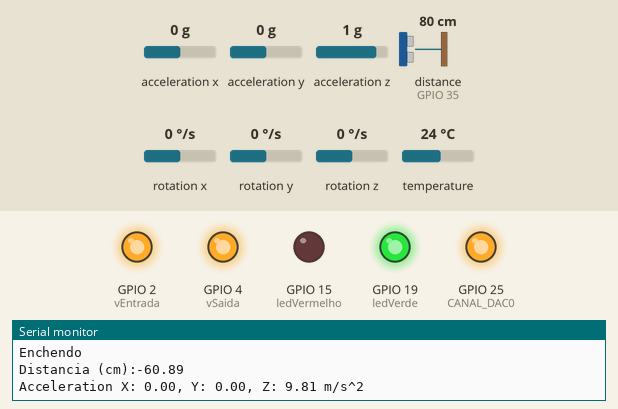
A sketch run on a simulated ESP32. On the bench: output pins drawn as LEDs (lit = HIGH), the last lines printed to the serial monitor. Wiring (inferred from the names in the program): ultrasonic range finder: trigger GPIO 18; echo GPIO 35. The inputs (shaded band) are chosen by the test bench; at power-on: acceleration y 0 g, distance to the obstacle (sensor on GPIO 35) 80 cm, acceleration x 0 g, acceleration z 1 g, rotation x 0 °/s, rotation y 0 °/s, rotation z 0 °/s, temperature 24 °C. The echo pulse lasts 58.3 µs per cm; pins used as bus, display or sensor lines are not drawn.

Above: at 1.3 s.
1.4 s: acceleration y set to -0.4 g
At 5.0 s:
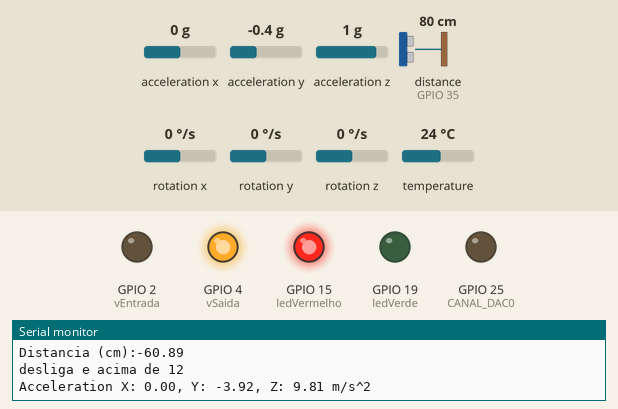
5.5 s: acceleration y set to 0.8 g
At 9.3 s:
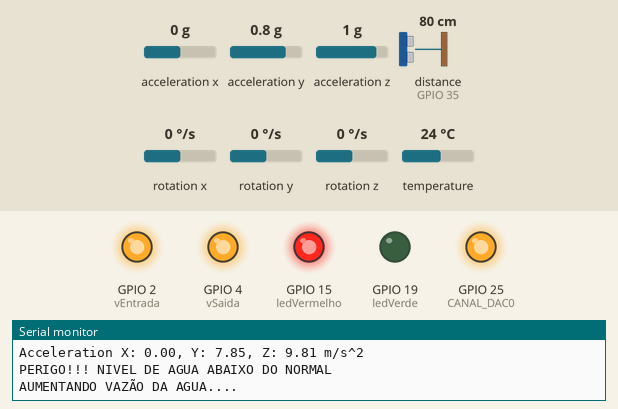
9.6 s: acceleration y set to 0.3 g
13.7 s: acceleration y set to 0 g
At 15.7 s:
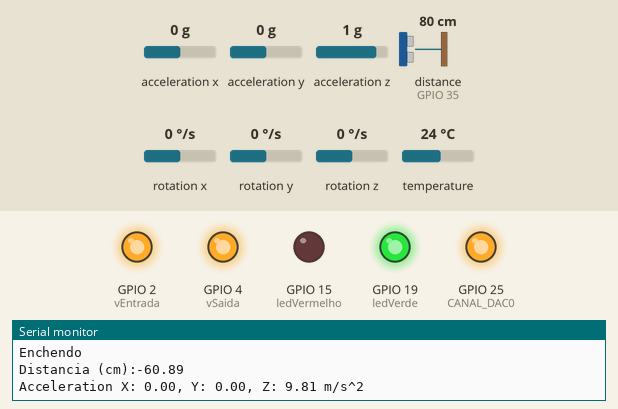
16.7 s: distance to the obstacle (sensor on GPIO 35) set to 4 cm
20.8 s: distance to the obstacle (sensor on GPIO 35) set to 2 cm
At 25.5 s:
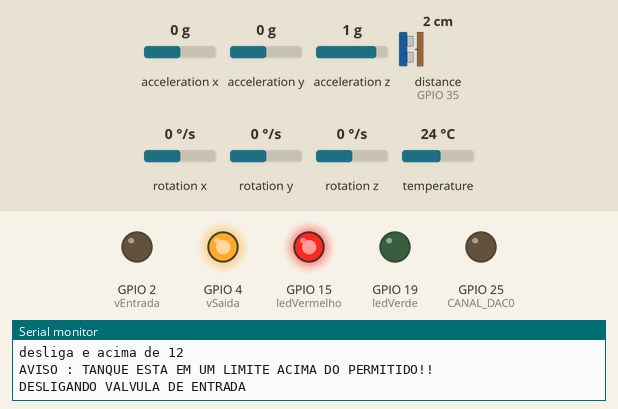
Timing chart, 0 to 25.9 s (numbered marks = the images above; inputs shaded):
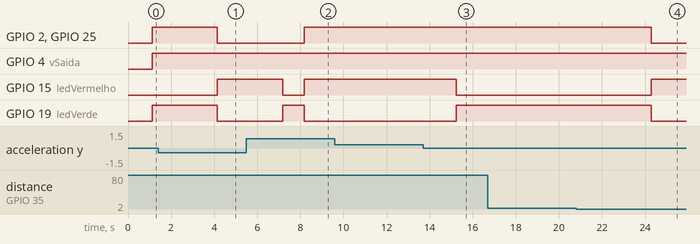

Measured:
- the behaviour switches between -0.2 and -0.3 g on acceleration y (found by bisection; images 0 and 1)
- the behaviour switches between 0.2 and 0.1 g on acceleration y (found by bisection; images 2 and 3)
- the behaviour switches between 3 and 2 cm on distance to the obstacle (sensor on GPIO 35) (found by bisection; images 3 and 4)
- after the input at 1.4 s, GPIO 2 (vEntrada), GPIO 19 (ledVerde), GPIO 25 (CANAL_DAC0): HIGH → LOW after 2.7 s; GPIO 15 (ledVermelho): LOW → HIGH after 2.7 s
- after the input at 5.5 s, GPIO 2 (vEntrada), GPIO 25 (CANAL_DAC0): LOW → HIGH after 2.7 s; GPIO 15 (ledVermelho): HIGH → LOW after 1.7 s, → HIGH 1.0 s later; GPIO 19 (ledVerde): LOW → HIGH after 1.7 s, → LOW 1.0 s later
- after the input at 13.7 s, GPIO 15 (ledVermelho): HIGH → LOW after 1.5 s; GPIO 19 (ledVerde): LOW → HIGH after 1.5 s
- after the input at 20.8 s, GPIO 2 (vEntrada), GPIO 19 (ledVerde), GPIO 25 (CANAL_DAC0): HIGH → LOW after 3.5 s; GPIO 15 (ledVermelho): LOW → HIGH after 3.5 s

The sketch:

Waterl-Level_Controlc.ino
```cpp
#include <Adafruit_MPU6050.h>
#include <Adafruit_Sensor.h>
#include <Wire.h>

Adafruit_MPU6050 mpu;
#define CANAL_DAC0 25

int ledVerde = 19;
int ledVermelho = 15;
int vEntrada = 2;
int vSaida = 4;
int trigPin = 18;
int echoPin = 35;
long duration;
float distanceCm;


#define SOUND_SPEED 0.034

void sensorDist() {
  digitalWrite(trigPin, LOW);
  delayMicroseconds(2);
  digitalWrite(trigPin, HIGH);
  delayMicroseconds(10);
  digitalWrite(trigPin, LOW);
  duration = pulseIn(echoPin, HIGH);
  distanceCm = (18.4) - (duration * SOUND_SPEED / 2);
  Serial.print("Distancia (cm):");
  Serial.println(distanceCm);
}

void acelerometroMedi() {
  sensors_event_t a, g, temp;
  mpu.getEvent(&a, &g, &temp);
  Serial.print("Acceleration X: ");
  Serial.print(a.acceleration.x);
  Serial.print(", Y: ");
  Serial.print(a.acceleration.y);
  Serial.print(", Z: ");
  Serial.print(a.acceleration.z);
  Serial.println(" m/s^2");

  Serial.println("");
  delay(1000);
}

void setup(void) {
  Serial.begin(115200);
  // Inisialisasi ledPin
  pinMode (ledVerde, OUTPUT);
  pinMode (ledVermelho, OUTPUT);
  pinMode (vEntrada, OUTPUT);
  pinMode(vSaida, OUTPUT);
  pinMode(trigPin, OUTPUT);
  pinMode(echoPin, INPUT);

  while (!Serial)
    delay(10);
  Serial.println("Adafruit MPU6050 test!");

  if (!mpu.begin()) {
    Serial.println("Failed to find MPU6050 chip");
    while (1) {
      delay(10);
    }
  }
  Serial.println("MPU6050 Found!");

  mpu.setAccelerometerRange(MPU6050_RANGE_8_G);
  Serial.print("Accelerometer range set to: ");
  switch (mpu.getAccelerometerRange()) {
    case MPU6050_RANGE_2_G:
      Serial.println("+-2G");
      break;
    case MPU6050_RANGE_4_G:
      Serial.println("+-4G");
      break;
    case MPU6050_RANGE_8_G:
      Serial.println("+-8G");
      break;
    case MPU6050_RANGE_16_G:
      Serial.println("+-16G");
      break;
  }

  mpu.setGyroRange(MPU6050_RANGE_500_DEG);
  Serial.print("Gyro range set to: ");
  switch (mpu.getGyroRange()) {
    case MPU6050_RANGE_250_DEG:
      Serial.println("+- 250 deg/s");
      break;
    case MPU6050_RANGE_500_DEG:
      Serial.println("+- 500 deg/s");
      break;
    case MPU6050_RANGE_1000_DEG:
      Serial.println("+- 1000 deg/s");
      break;
    case MPU6050_RANGE_2000_DEG:
      Serial.println("+- 2000 deg/s");
      break;
  }

  mpu.setFilterBandwidth(MPU6050_BAND_5_HZ);
  Serial.print("Filter bandwidth set to: ");
  switch (mpu.getFilterBandwidth()) {
    case MPU6050_BAND_260_HZ:
      Serial.println("260 Hz");
      break;
    case MPU6050_BAND_184_HZ:
      Serial.println("184 Hz");
      break;
    case MPU6050_BAND_94_HZ:
      Serial.println("94 Hz");
      break;
    case MPU6050_BAND_44_HZ:
      Serial.println("44 Hz");
      break;
    case MPU6050_BAND_21_HZ:
      Serial.println("21 Hz");
      break;
    case MPU6050_BAND_10_HZ:
      Serial.println("10 Hz");
      break;
    case MPU6050_BAND_5_HZ:
      Serial.println("5 Hz");
      break;
  }

  Serial.println("");
  delay(100);
}

void loop() {
  int controle = 0;

  while (controle == 0) {
    int aux = 0;

    sensors_event_t a, g, temp;
    mpu.getEvent(&a, &g, &temp);
    sensorDist();
    acelerometroMedi();

    if (a.acceleration.y >= 5.5) {
      Serial.println("PERIGO!!! NIVEL DE AGUA ABAIXO DO NORMAL");
      digitalWrite(ledVerde, LOW);
      digitalWrite(ledVermelho, HIGH);
      digitalWrite(vSaida, HIGH);
      digitalWrite(vEntrada, HIGH);
      Serial.println("AUMENTANDO VAZÃO DA AGUA....");
      dacWrite(CANAL_DAC0, 255);
      delay(2000);
    }
    sensor_t();

    if (a.acceleration.y <= -4.5) {
      Serial.println("AVISO : TANQUE ESTA EM UM LIMITE ACIMA DO PERMITIDO!!");
      Serial.println("DESLIGANDO VALVULA DE ENTRADA");
      dacWrite(CANAL_DAC0, 0);
      digitalWrite(ledVerde, LOW);
      digitalWrite(ledVermelho, HIGH);
      digitalWrite(vSaida, HIGH);
      digitalWrite(vEntrada, LOW);
      delay(2000);
    }
    sensor_t();

    if (a.acceleration.y < 5.5 && a.acceleration.y > 1.6) {
      digitalWrite(ledVerde, LOW);
      digitalWrite(ledVermelho, HIGH);
      digitalWrite(vEntrada, HIGH);
      digitalWrite(vSaida, HIGH);
      Serial.println("enchendo");
      dacWrite(CANAL_DAC0, 255);
    }
    sensor_t();

    if (a.acceleration.y <= 1.6 && a.acceleration.y > -2.65) {
      digitalWrite(ledVerde, HIGH);
      digitalWrite(ledVermelho, LOW);
      digitalWrite(vSaida, HIGH);
      digitalWrite(vEntrada, HIGH);
      Serial.println("Enchendo");
      dacWrite(CANAL_DAC0, 255);
    }
    sensor_t();

    if (a.acceleration.y <= -2.65) {
      while (aux == 0) {
        sensors_event_t a, g, temp;
        mpu.getEvent(&a, &g, &temp);
        acelerometroMedi();
        sensorDist();
        if (a.acceleration.y >= -2.65) {
          digitalWrite(ledVermelho, LOW);
          digitalWrite(ledVerde, HIGH);
          digitalWrite(vSaida, HIGH);
          digitalWrite(vEntrada, LOW);
          Serial.println("desliga e acima de 12");
        } else {
          digitalWrite(ledVermelho, HIGH);
          digitalWrite(ledVerde, LOW);
          digitalWrite(vSaida, HIGH);
          digitalWrite(vEntrada, LOW);
          Serial.println("desliga e acima de 12");
        }
        if (a.acceleration.y <= -4.5) {
          Serial.println("AVISO : TANQUE ESTA EM UM LIMITE ACIMA DO PERMITIDO!!");
          Serial.println("DESLIGANDO VALVULA DE ENTRADA");
          dacWrite(CANAL_DAC0, 0);
          digitalWrite(ledVerde, LOW);
          digitalWrite(ledVermelho, HIGH);
          digitalWrite(vSaida, HIGH);
          digitalWrite(vEntrada, LOW);
        }
        if (a.acceleration.y >= 1.6) {
          aux = 1;
        }
        dacWrite(CANAL_DAC0, 0);
      }
    }
    if (distanceCm >= 15.5) {
      controle = 1;
    }
  }

  while (controle == 1) {
    int aux2 = 0;
    sensorDist();
    acelerometroMedi();

    if (distanceCm < 3) {
      Serial.println("PERIGO!!! NIVEL DE AGUA ABAIXO DO NORMAL");
      digitalWrite(ledVerde, LOW);
      digitalWrite(ledVermelho, HIGH);
      digitalWrite(vSaida, LOW);
      digitalWrite(vEntrada, HIGH);
      Serial.println("AUMENTANDO VAZÃO DA AGUA....");
      dacWrite(CANAL_DAC0, 255);
    } else if (distanceCm >= 3 && distanceCm < 8) {
      digitalWrite(ledVerde, LOW);
      digitalWrite(ledVermelho, HIGH);
      digitalWrite(vEntrada, HIGH);
      digitalWrite(vSaida, HIGH);
      Serial.println("enchendo");
      dacWrite(CANAL_DAC0, 255);
    }
    if (distanceCm >= 8 && distanceCm < 12) {
      digitalWrite(ledVerde, HIGH);
      digitalWrite(ledVermelho, LOW);
      digitalWrite(vEntrada, HIGH);
      digitalWrite(vSaida, HIGH);
      Serial.println("enchendo");
      dacWrite(CANAL_DAC0, 255);
    }

    if (distanceCm >= 12) {
      while (aux2 == 0) {
        sensorDist() ;
        acelerometroMedi();
        dacWrite(CANAL_DAC0, 0);
        if (distanceCm <= 12) {
          digitalWrite(ledVermelho, LOW);
          digitalWrite(ledVerde, HIGH);
          digitalWrite(vSaida, HIGH);
          digitalWrite(vEntrada, LOW);
          Serial.println("desliga e acima de 12");
        } else {
          digitalWrite(ledVermelho, HIGH);
          digitalWrite(ledVerde, LOW);
          digitalWrite(vSaida, HIGH);
          digitalWrite(vEntrada, LOW);
          Serial.println("desliga e acima de 12");
        }
        if (distanceCm >= 15) {
          Serial.println("AVISO : TANQUE ESTA EM UM LIMITE ACIMA DO PERMITIDO!!");
          Serial.println("DESLIGANDO VALVULA DE ENTRADA");
          dacWrite(CANAL_DAC0, 0);
          digitalWrite(ledVerde, LOW);
          digitalWrite(ledVermelho, HIGH);
          digitalWrite(vSaida, HIGH);
          digitalWrite(vEntrada, LOW);
          delay(2000);
        }
        if (distanceCm <= 8) {
          aux2 = 1;
        }
      }
    }
  }
}
```
